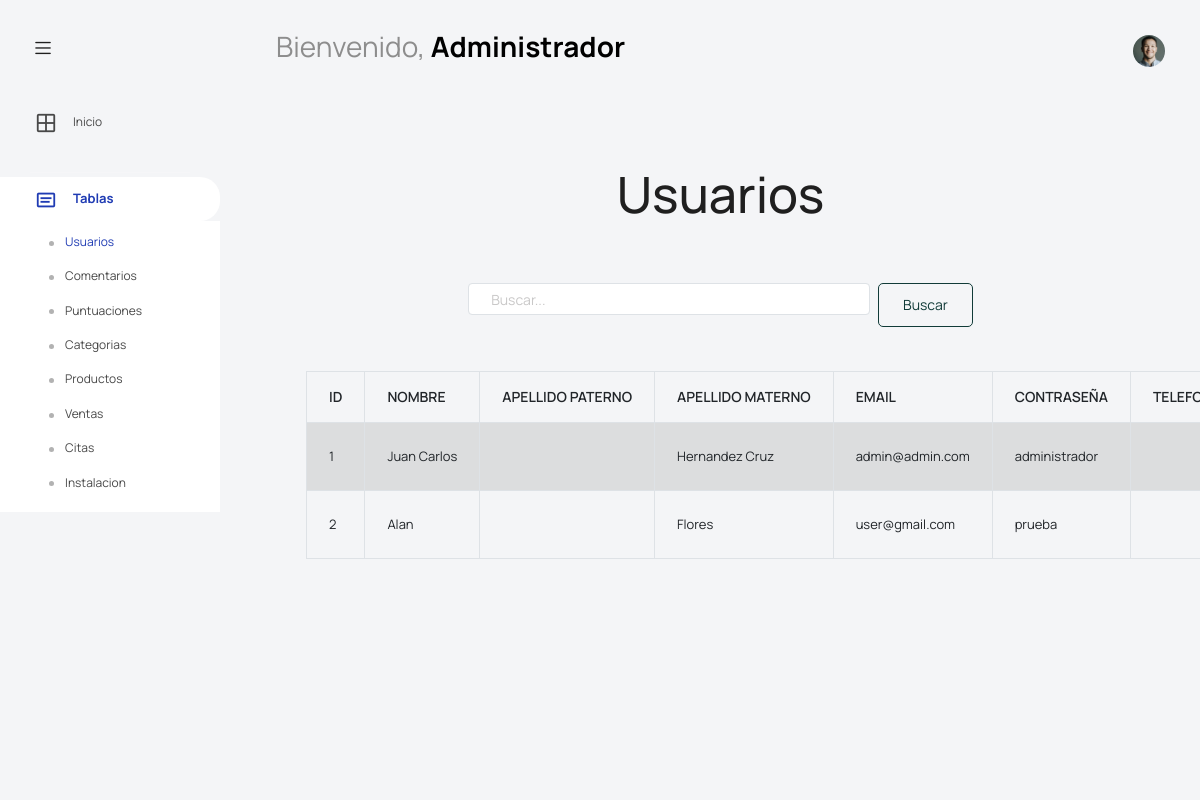
Page /vista/admin/usuarios.php on the committed database.
### tables this page shows
CREATE TABLE `usuarios` (
  `usuario_id` int(11) NOT NULL,
  `usuario_nombre` varchar(70) NOT NULL,
  `usuario_apellidoP` varchar(85) NOT NULL,
  `usuario_apellidoM` varchar(80) NOT NULL,
  `usuario_email` varchar(75) NOT NULL,
  `usuario_password` varchar(22) NOT NULL,
  `usuario_telefono` varchar(12) NOT NULL,
  `usuario_rol` varchar(20) NOT NULL
);

### vista/admin/usuarios.php (the view, shortened to what this page needs)
<!DOCTYPE html>
<html lang="en">
<head>
  <link href="bootstrap.minC.css" rel="stylesheet">
  <link rel="stylesheet" href="../recursos/">
  <link rel="stylesheet" href="../recursos/vendors/feather/feather.css">
  <link rel="stylesheet" href="../recursos/vendors/mdi/css/materialdesignicons.min.css">
  <link rel="stylesheet" href="../recursos/vendors/ti-icons/css/themify-icons.css">
  <link rel="stylesheet" href="../recursos/vendors/typicons/typicons.css">
  <link rel="stylesheet" href="../recursos/vendors/simple-line-icons/css/simple-line-icons.css">
  <link rel="stylesheet" href="../recursos/vendors/css/vendor.bundle.base.css">
  <link rel="stylesheet" href="../recursos/vendors/datatables.net-bs4/dataTables.bootstrap4.css">
  <link rel="stylesheet" href="../recursos/js1/select.dataTables.min.css">
  <link rel="stylesheet" href="../recursos/css/vertical-layout-light/style.css">
  <link href="https://cdn.jsdelivr.net/npm/remixicon@3.5.0/fonts/remixicon.css" rel="stylesheet" />
</head>
<body>
  <div class="container-scroller">
    <?php
    include "../modulos/barra.php";
    ?>
    <div class="container-fluid page-body-wrapper">
      <?php
      include "../modulos/lateral.php";
      ?>
      <div class="main-panel">
        <div class="content-wrapper">
          <div class="row">
            <div class="col-sm-12">
              <div class="home-tab">
                <div class="tab-content tab-content-basic">
                </div>
              </div>
            </div>
            <main>
              <div class="container">
                <h1 class="page-header text-center">Usuarios</h1>
                <div class="col-8 p-4" style="margin: 0 auto">
                  <div class="d-flex">
                  <input type="text" id="busqueda" class="form-control me-2" placeholder="Buscar...">
                  <button id="buscar" class="btn btn-outline-success">Buscar</button>
                  </div>
                </div>
                <div class="row">
                  <div class="col-sm-12">
                    <table class="table table-bordered table-striped" id="MiAgenda" style="margin-top:20px;">
                      <thead>
                        <th>ID</th>
                        <th>NOMBRE</th>
                        <th>APELLIDO PATERNO</th>
                        <th>APELLIDO MATERNO</th>
                        <th>EMAIL</th>
                        <th>CONTRASEÑA</th>
                        <th>TELEFONO</th>
                      </thead>
                      <tbody>
                        <?php
                        $database = new ConectarDB();
                        $db = $database->open();
                        try {
                          $sql = 'SELECT * FROM usuarios';
                          foreach ($db->query($sql) as $row) {
                        ?>
                            <tr class="usuario-fila">
                              <td><?php echo $row['usuario_id']; ?></td>
                              <td><?php echo $row['usuario_nombre']; ?></td>
                              <td><?php echo $row['usuario_apellidoM']; ?></td>
                              <td><?php echo $row['usuario_apellidoP']; ?></td>
                              <td><?php echo $row['usuario_email']; ?></td>
                              <td><?php echo $row['usuario_password']; ?></td>
                              <td><?php echo $row['usuario_telefono']; ?></td>
                            </tr>
                        <?php
                          }
                        } catch (PDOException $e) {
                          echo 'Hay probleas con la conexion : ' . $e->getmessage();
                        }
                        ?>
                      </tbody>
                    </table>
                  </div>
                </div>
              </div>
            </main>
          </div>
        </div>
      </div>
</body>
</html>

### rows in the picture
usuarios: usuario_id "1", usuario_nombre "Juan Carlos", usuario_apellidoP "Hernandez Cruz", usuario_email "admin@admin.com", usuario_password "administrador"
usuarios: usuario_id "2", usuario_nombre "Alan", usuario_apellidoP "Flores", usuario_email "user@gmail.com", usuario_password "prueba"
